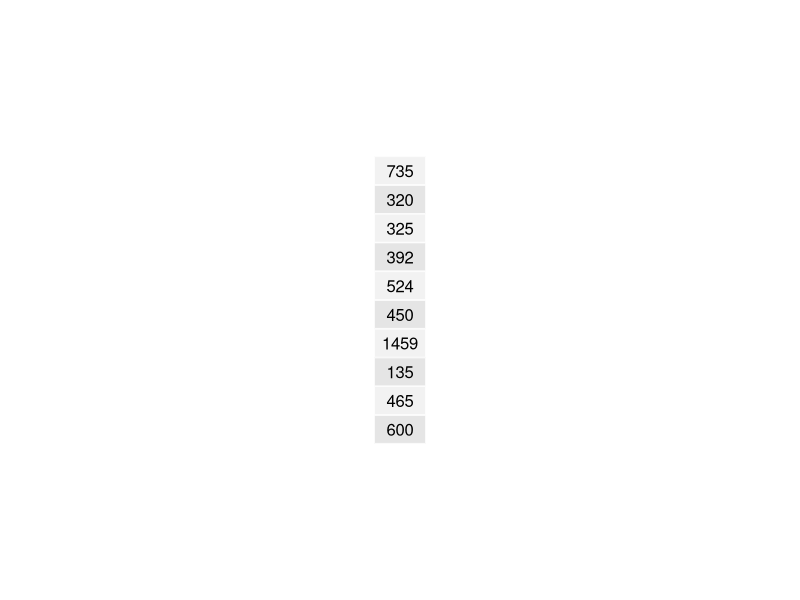
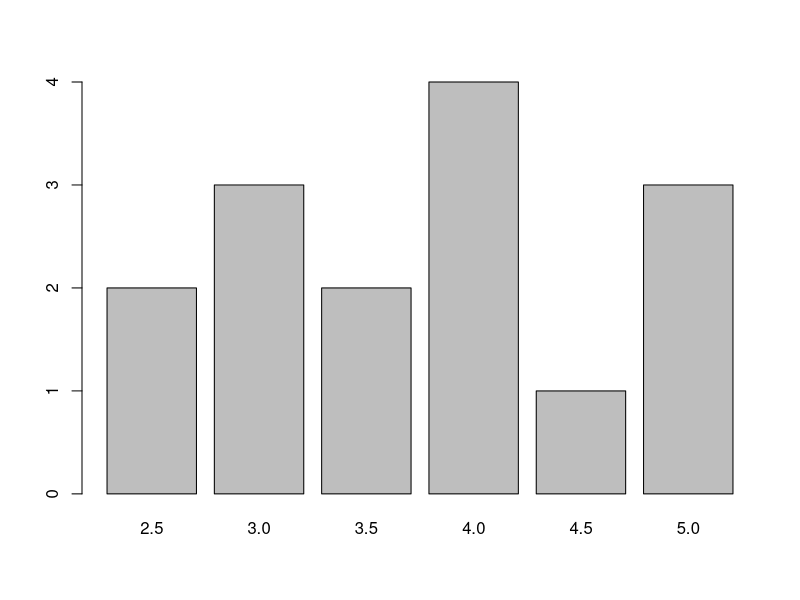
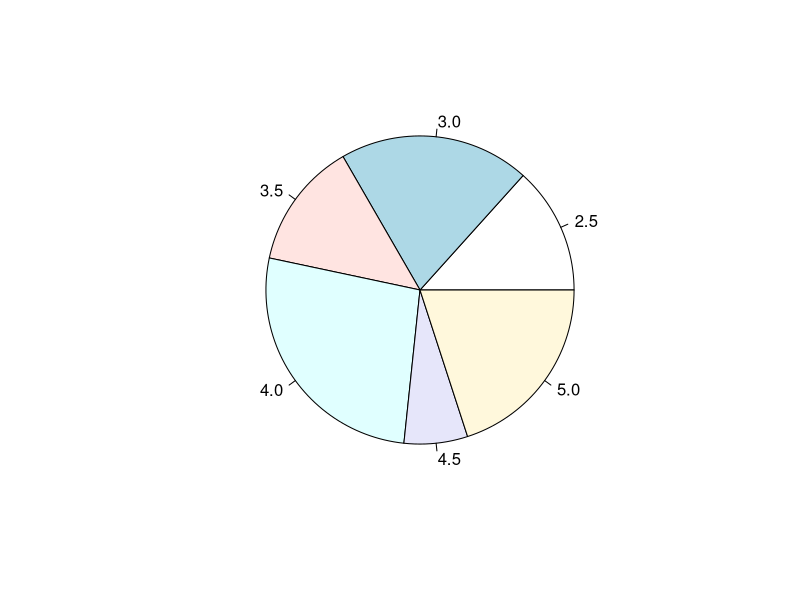
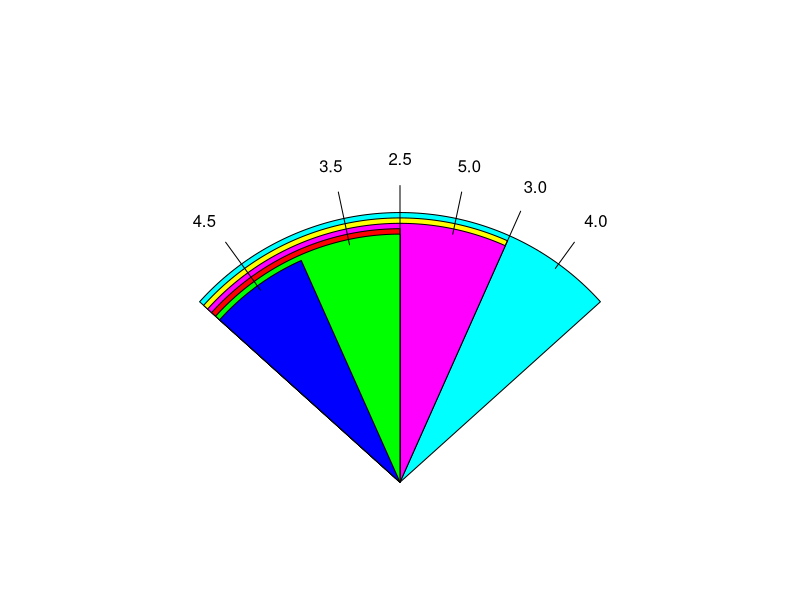
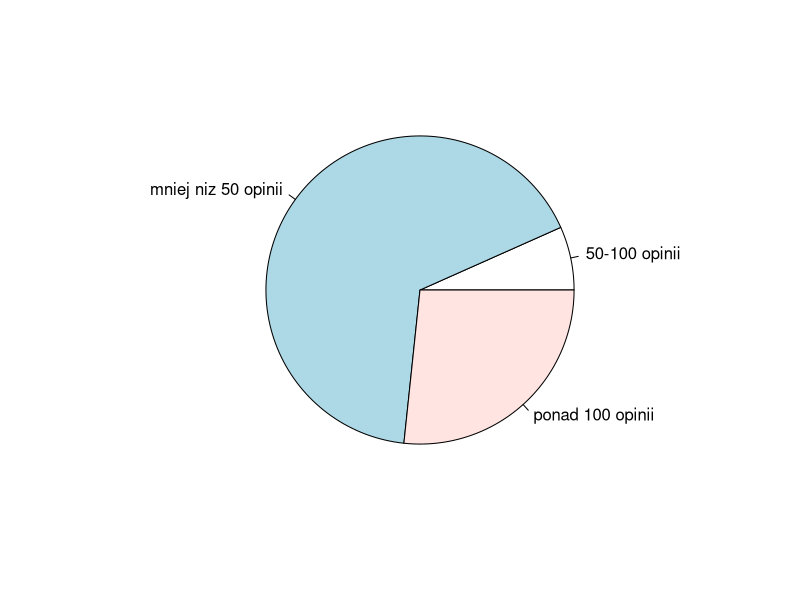

Generate these figures, in order, with R:
#(a)

a <- 4 * sin(pi)
b <- 3 * a

compare <- function(a, b) {
  ifelse(a > b, "a jest wieksze", "b jest wieksze")
}
print(compare(a, b))

#(b)

myMax <- max(1, 3)
print(myMax)

#(c)
myVector <- seq(90, 115, by = 1)
squaredVector <- myVector ^ 2
print(sum(squaredVector) / length(squaredVector))

#(d)
print(apropos("max", mode = "function"))

#(e)
#dodatkowa biblioteka, ktora umozliwa uzywanie sciezek


setwd("/Users/patryk/ath/Magister/Semestr I/apu/zadanie01/workdir")
eStr <- "lodówka z największą pojemnością"
save(eStr, file = "file.Rdata")
#remove(eStr)
#print(eStr)
#load("file.Rdata")
print(eStr)

#(f)
#install.packages("gridExtra")
library(gridExtra)
grid.table(rivers[1:10])

#(g)
gVector <- seq(1000, 850, -2)
print(gVector)

#(h)
hVectorA <- seq(30, 5, -1)
hVectorB <- seq(11, 23, 1)
hVectorD <- c(hVectorB, hVectorA)
print(hVectorD)

#(i)
lodowki <- c("lodowka 1", "lodowka 2", "lodowka 3", "lodowka 4", "lodowka 5", "lodowka 6", "lodowka 7", "lodowka 8", "lodowka 9", "lodowka 10")
pojemnosc_uzytkowa_chlodziarki <- c(10, 20, 30, 40, 50, 60, 70, 80, 90, 100)
pojemnosc_uzytkowa_zamrazarki <- c(100, 90, 80, 70, 60, 50, 40, 30, 20, 10)
cena <- c(1000, 1220, 3200, 3120, 1020, 3001, 2000, 4000, 4340, 2330)
liczba_opinii <- c(10, 30, 123, 1, 230, 120, 40, 53, 20, 11)
tabelka <- data.frame(lodowki, pojemnosc_uzytkowa_chlodziarki, pojemnosc_uzytkowa_zamrazarki, cena, liczba_opinii)

print(tabelka)
print(mean(tabelka$cena))

#(j)
lodowki <- c("lodowka 11")
pojemnosc_uzytkowa_chlodziarki <- c(110)
pojemnosc_uzytkowa_zamrazarki <- c(15)
cena <- c(1350)
liczba_opinii <- c(10)
nowa_lodowka_tabelka <- data.frame(lodowki, pojemnosc_uzytkowa_chlodziarki, pojemnosc_uzytkowa_zamrazarki, cena, liczba_opinii)
tabelka <- rbind(tabelka, nowa_lodowka_tabelka)
print(tabelka)
print(mean(tabelka$cena))

#(k)
oceny <- c("2.5", "3.0", "4.0", "5.0", "4.5", "4.0", "3.5", "5.0", "3.5", "3.0", "4.0")
tabelka <- cbind(tabelka, oceny)
print(tabelka)
print(tapply(tabelka$cena, tabelka$oceny, mean))

#(l)
lodowki <- c("lodowka 91", "lodowka 92", "lodowka 93", "lodowka 94")
pojemnosc_uzytkowa_chlodziarki <- c(10, 20, 30, 40)
pojemnosc_uzytkowa_zamrazarki <- c(100, 90, 80, 70)
cena <- c(1000, 1220, 3200, 3120)
liczba_opinii <- c(10, 30, 123, 1)
oceny <- c("2.5", "3.0", "4.0", "5.0")
dodatkowa_tabelka <- data.frame(lodowki, pojemnosc_uzytkowa_chlodziarki, pojemnosc_uzytkowa_zamrazarki, cena, liczba_opinii, oceny)
tabelka <- rbind(tabelka, dodatkowa_tabelka)
liczebnosc <- table(tabelka$oceny)
barplot(liczebnosc)

#(m)
#install.packages("plotrix")
procenty <- liczebnosc / sum(liczebnosc)
pie(procenty)
library(plotrix)
fan.plot(liczebnosc, labels = names(liczebnosc))

#(n)
tabelka[, "status_opinii"] <-
ifelse(tabelka$liczba_opinii >= 100, 'ponad 100 opinii',
ifelse(tabelka$liczba_opinii >= 50, '50-100 opinii',
ifelse(tabelka$liczba_opinii > 0, 'mniej niz 50 opinii', 'nie ma'))
)
print(tabelka)
udzialy <- table(tabelka$status_opinii)
pie(udzialy)

#(o)
res <- paste(tabelka$lodowki, "ma ocene klientow", tabelka$oceny, " bo ma liczbe opinii", tabelka$liczba_opinii)
print(res)

#(p)
#install.packages('here')
library(here)
csvLodowki <- read.csv(file = here('zadanie01/lodowki.csv'))
print(csvLodowki)